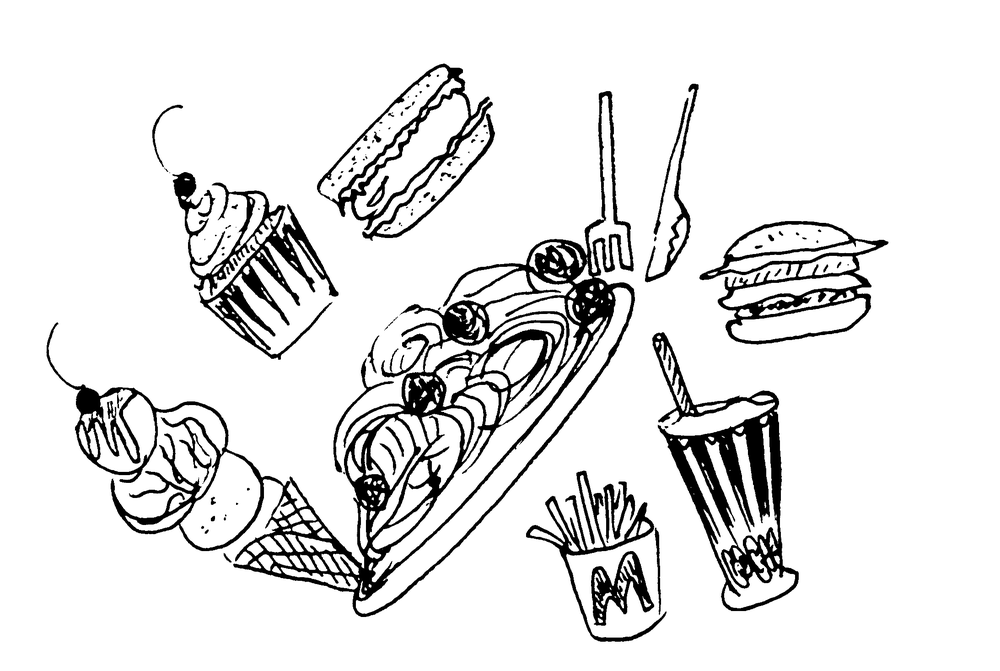
#> input picture bitmapper/doodles1.bmp, 1000 x 671 px, shrunk from 2186 x 1466 before the run
$ python bitmap.py doodles1.bmp out.png 100
#> lines starting #> are read from the running program, lines starting #| are printed output that depends on the picture; after the words box and inside, x2 and y2 are one past the last pixel; in counts of white or black regions, pixels touching at a corner belong together
from PIL import Image
import sys

def image_to_black_white_bitmap(input_path, output_path='output_bitmap.png', threshold=128):
    # Open the image
#> called with input_path = 'doodles1.bmp', output_path = 'out.png', threshold = 100
    image = Image.open(input_path).convert('L')  # Convert to grayscale
#> image is the input picture: PIL image 1000x671 L; min 0, max 255, mean 229.3

    # Apply threshold to convert to black & white
    bw = image.point(lambda x: 0 if x < threshold else 255, mode='1')
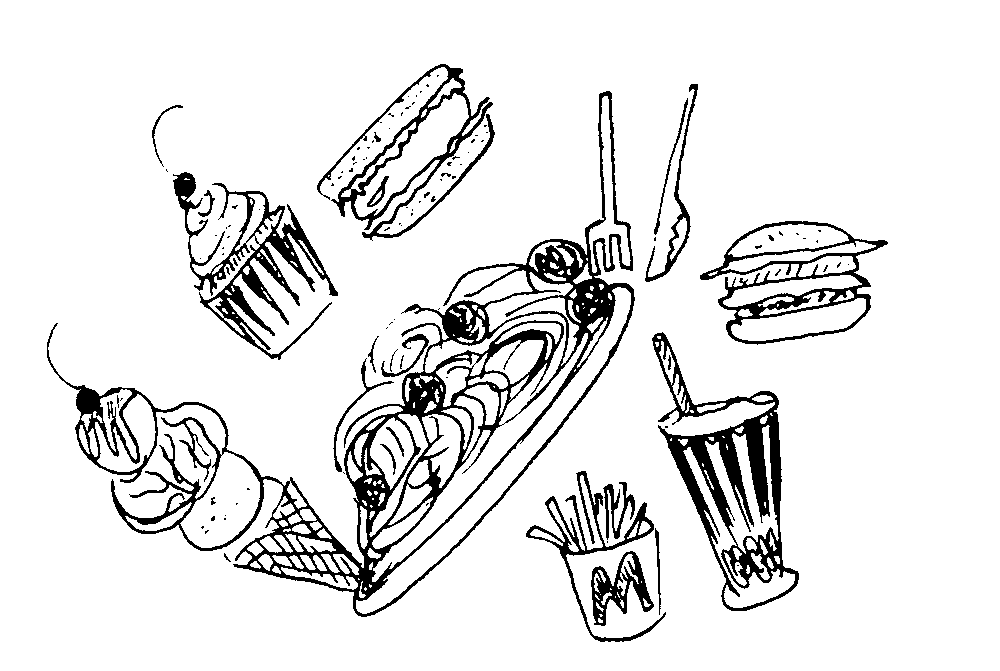
#> bw: PIL image 1000x671 1; 90.4% white; 111 black regions (82 under 20 px), largest, box (x1, y1, x2, y2) and area: (47, 91, 635, 617) 29600, (652, 332, 799, 611) 10034, (173, 172, 338, 360) 6575

    # Save as black & white bitmap
    bw.save(output_path)
    print(f"Black and white bitmap saved as {output_path}")

# Example usage:
# Pass image path as argument or hardcode below
if __name__ == '__main__':
    if len(sys.argv) < 2:
        print("Usage: python script.py <input_image> [output_image] [threshold]")
    else:
        input_file = sys.argv[1]
        output_file = sys.argv[2] if len(sys.argv) >= 3 else 'output_bitmap.png'
        thresh = int(sys.argv[3]) if len(sys.argv) >= 4 else 128
        image_to_black_white_bitmap(input_file, output_file, threshold=thresh)
